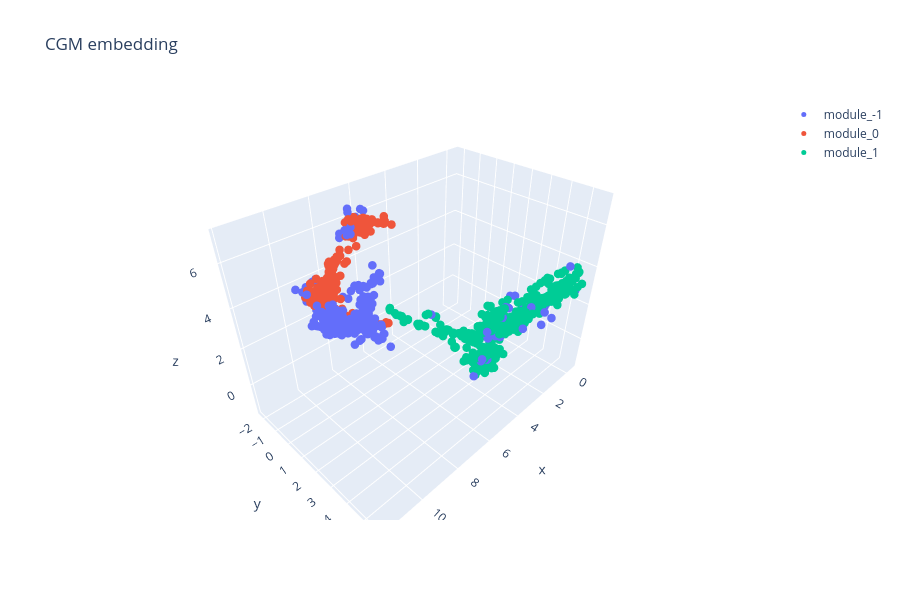

Source (notebook cell):
### Markdown cell above
## 5. Visualize the CGMs in 3D

`plot_3d()` renders the first 3 components of a UMAP embedding as an
interactive Plotly scatter, coloured by module. Genes are coloured by
`cgm_df["module"]`, with noise shown as `module_-1`.

### Code cell
from src.utils import plot_3d

plot_3d(embedding, cgm_df["module"].values, title="CGM embedding")

### Figure 1 — Plotly figure (JSON) as saved in the notebook; plotly's stock layout.template omitted (floating-point values rounded to 4 significant figures; data arrays with more than 128 entries replaced by an {"elided": "..."} marker saying what was removed)
{"data": [{"hovertemplate": "<b>Gene:</b> %{text}<br><b>X:</b> %{x}<br><b>Y:</b> %{y}<br><b>Z:</b> %{z}<br><extra></extra>", "marker": {"color": "#636EFA", "size": 5}, "mode": "markers", "name": "module_-1", "text": {"elided": "336 str values"}, "type": "scatter3d", "x": {"elided": "336 float values"}, "y": {"elided": "336 float values"}, "z": {"elided": "336 float values"}}, {"hovertemplate": "<b>Gene:</b> %{text}<br><b>X:</b> %{x}<br><b>Y:</b> %{y}<br><b>Z:</b> %{z}<br><extra></extra>", "marker": {"color": "#EF553B", "size": 5}, "mode": "markers", "name": "module_0", "text": {"elided": "463 str values"}, "type": "scatter3d", "x": {"elided": "463 float values"}, "y": {"elided": "463 float values"}, "z": {"elided": "463 float values"}}, {"hovertemplate": "<b>Gene:</b> %{text}<br><b>X:</b> %{x}<br><b>Y:</b> %{y}<br><b>Z:</b> %{z}<br><extra></extra>", "marker": {"color": "#00CC96", "size": 5}, "mode": "markers", "name": "module_1", "text": {"elided": "685 str values"}, "type": "scatter3d", "x": {"elided": "685 float values"}, "y": {"elided": "685 float values"}, "z": {"elided": "685 float values"}}], "layout": {"height": 600, "title": {"text": "CGM embedding"}, "width": 900}}
